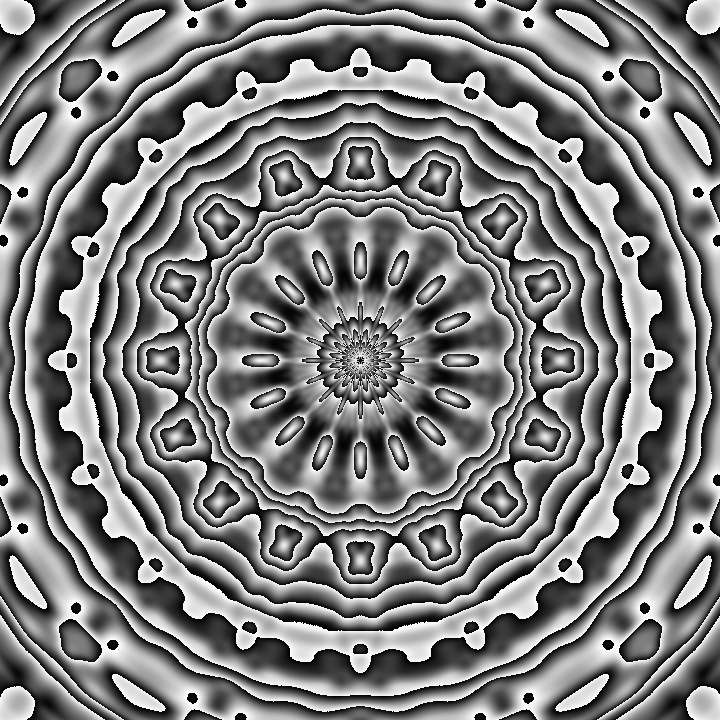
Frame 1 (no input)
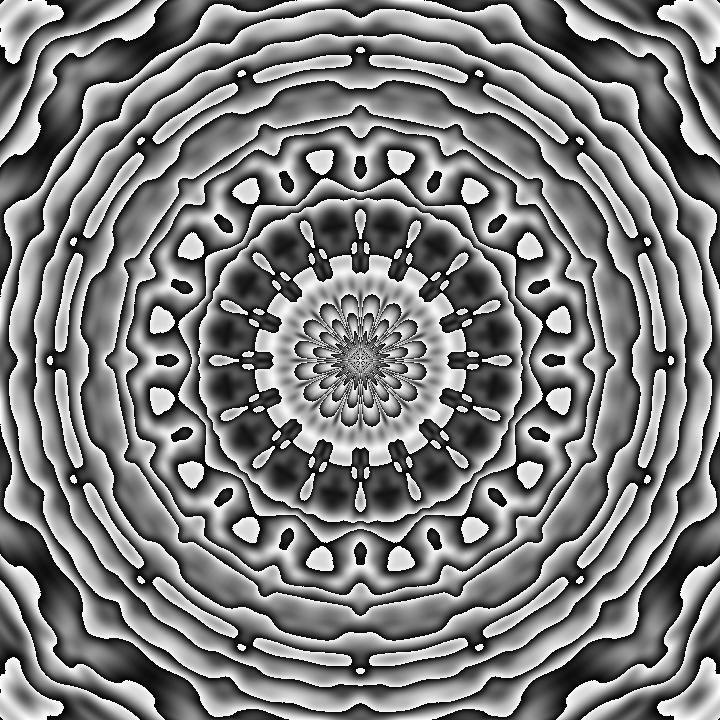
Frame 60 (the mouse pressed at the canvas centre just before this capture)
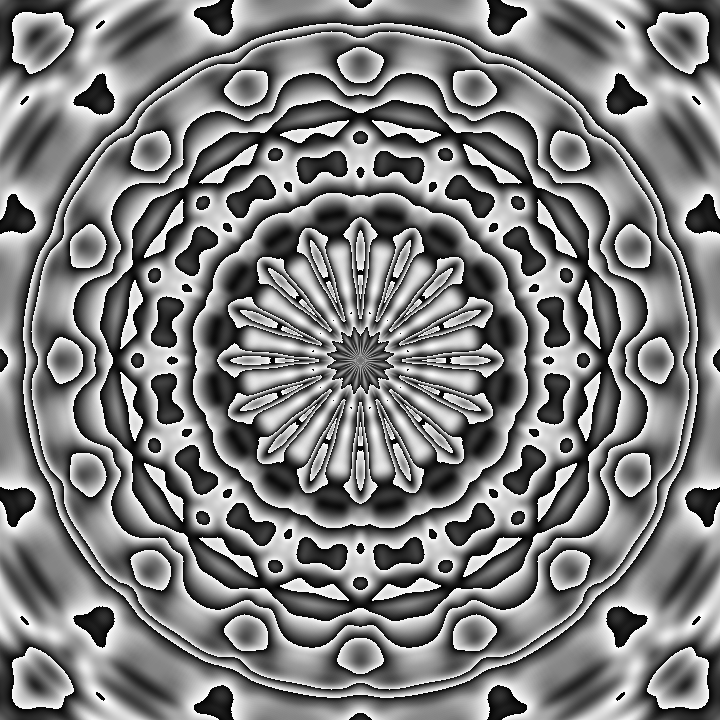
Frame 120 (the mouse held since frame 60 and released just before this capture)

The Processing sketch that drew these frames (run headless with seeded random() and noise(); from frame 60 on, the mouse is pressed at the canvas centre):

// Processing sketch: sketch_1122020_KalidescopeTwo
// ── sketch_1122020_KalidescopeTwo.pde
int x,y;float t;
void setup(){size(720,720);}
void draw(){
t+=.004;
loadPixels();
for(y=0;y<720;y++)
for(x=0;x<720;x++)
pixels[y*720+x]=color(noise(dist(x,y,360,360)*.01,sin((atan2(360-x,360-y)+PI)*8)*.3,t)%.1*2550);
updatePixels();}
